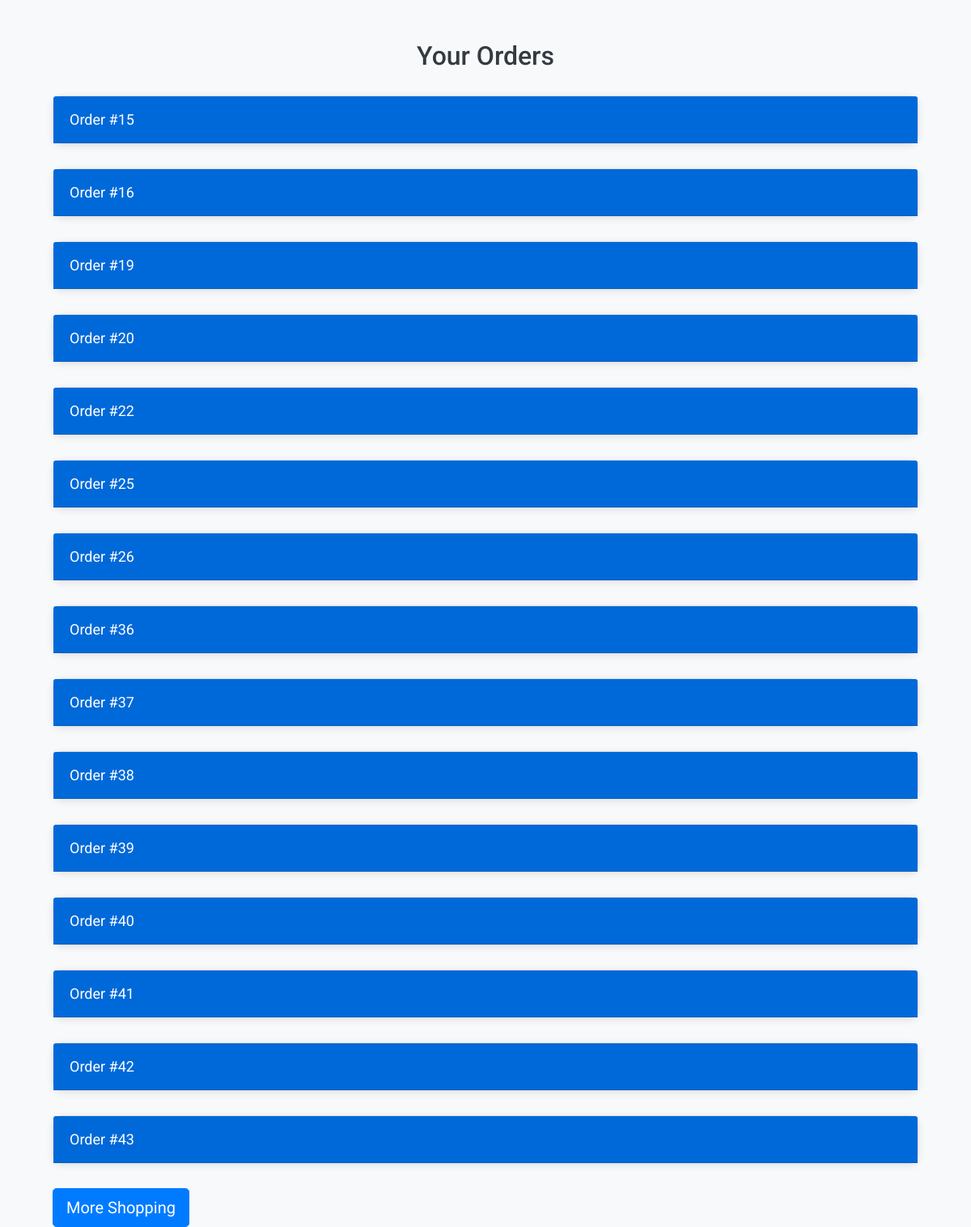
Screenshot of /order/ (signed in) with the database file from the repository.
### final/models.py (models this page shows, shortened)
class Order(models.Model):
    user = models.ForeignKey(User, on_delete=models.CASCADE)
    total_amount = models.FloatField()
    order_date = models.DateTimeField(auto_now_add=True)
    mobile = models.CharField(max_length=50, null=True)
    address = models.TextField()

### final/views.py (the view)
# urls.py: path('order/',views.order,name='order'),
def order(request):
    orders = Order.objects.filter(user=request.user)
    reviewed_products = ProductReview.objects.filter(user=request.user).values_list('product_id', flat=True)
    reviewed_products_set = set(reviewed_products)
    context = {
        'orders': orders,
        'reviewed_products': reviewed_products_set,  # Pass the set of reviewed product IDs
    }
    return render(request, 'app1/order.html', context)

### templates/app1/order.html (shortened to what this page needs)
<!DOCTYPE html>
<html lang="en">
<head>
    <link rel="stylesheet" href="https://stackpath.bootstrapcdn.com/bootstrap/4.5.2/css/bootstrap.min.css">
</head>
<body>
    <div class="container">
        <h2>Your Orders</h2>
        {% if orders %}
            {% for order in orders %}
                <div class="card">
                    <div class="card-header" data-toggle="collapse" data-target="#order{{ order.id }}">
                        <div>Order #{{ order.id }}</div>
                    </div>
                </div>
            {% endfor %}
            <a class="btn btn-primary btn-lg" href="{% url 'home' %}" role="button">More Shopping</a>
        {% else %}
            <p class="no-orders">No orders found.</p>
            <a class="btn btn-primary btn-lg" href="{% url 'home' %}" role="button">Continue Shopping</a>
        {% endif %}
    </div>
</body>
</html>

### templates/app1/order.html (style rules this page uses)
body { background-color: #f8f9fa; font-family: 'Roboto', sans-serif; }
.container { max-width: 1100px; margin-top: 50px; }
h2 { margin-bottom: 30px; color: #343a40; text-align: center; font-weight: 500; }
.card { border-radius: 12px; box-shadow: 0 2px 10px rgba(0,0,0,0.1); margin-bottom: 30px; }
.card-header { background-color: #0069d9; color: #fff; padding: 15px 20px; font-size: 18px; border-radius: 12px 12px 0 0; display: flex; justify-content: space-between; align-items: center; cursor: pointer; }

### rows the page displays
Order: id "15"
Order: id "16"
Order: id "19"
Order: id "20"
Order: id "22"
Order: id "25"
Order: id "26"
Order: id "36"
Order: id "37"
Order: id "38"
Order: id "39"
Order: id "40"
Order: id "41"
Order: id "42"
Order: id "43"
